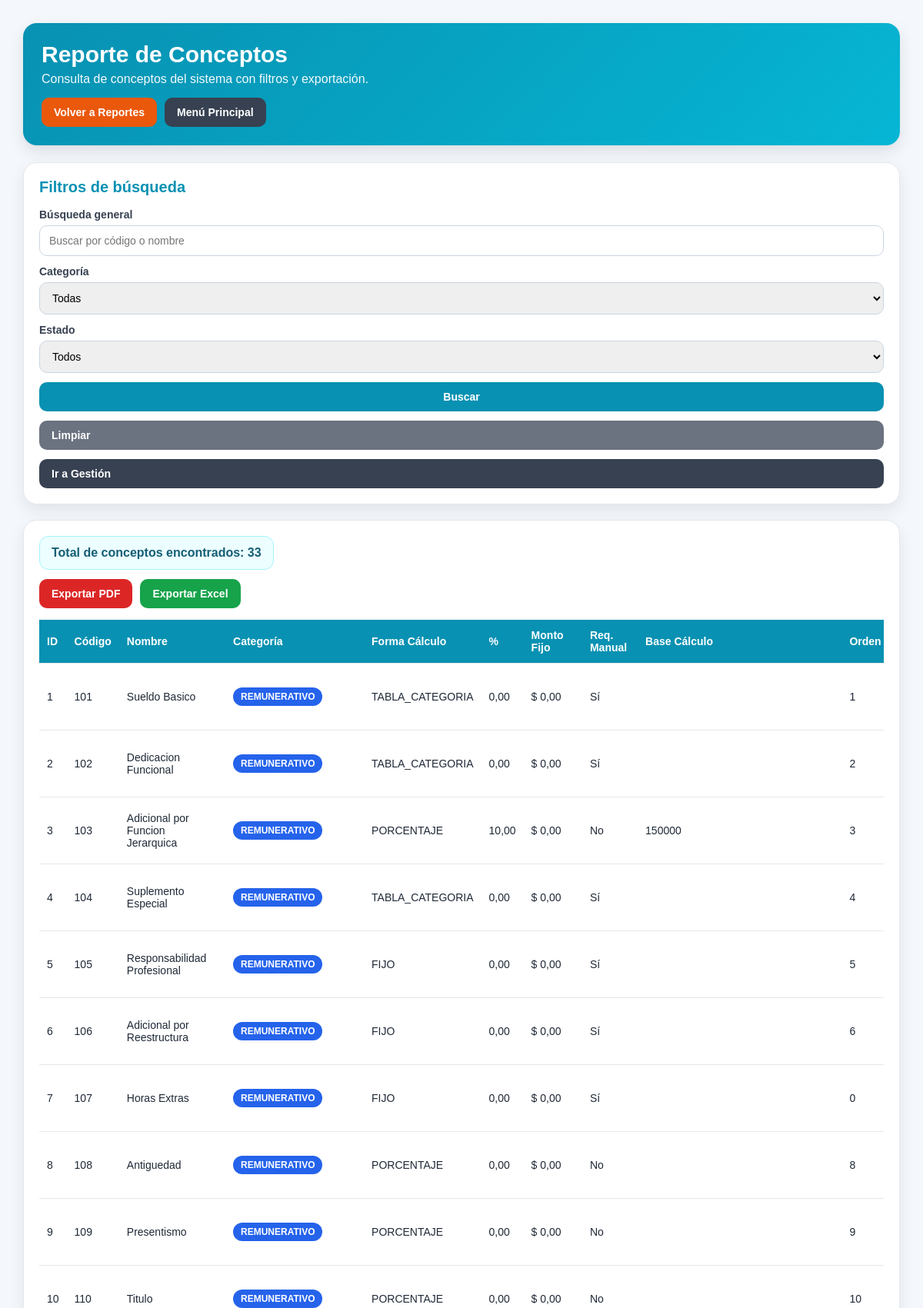
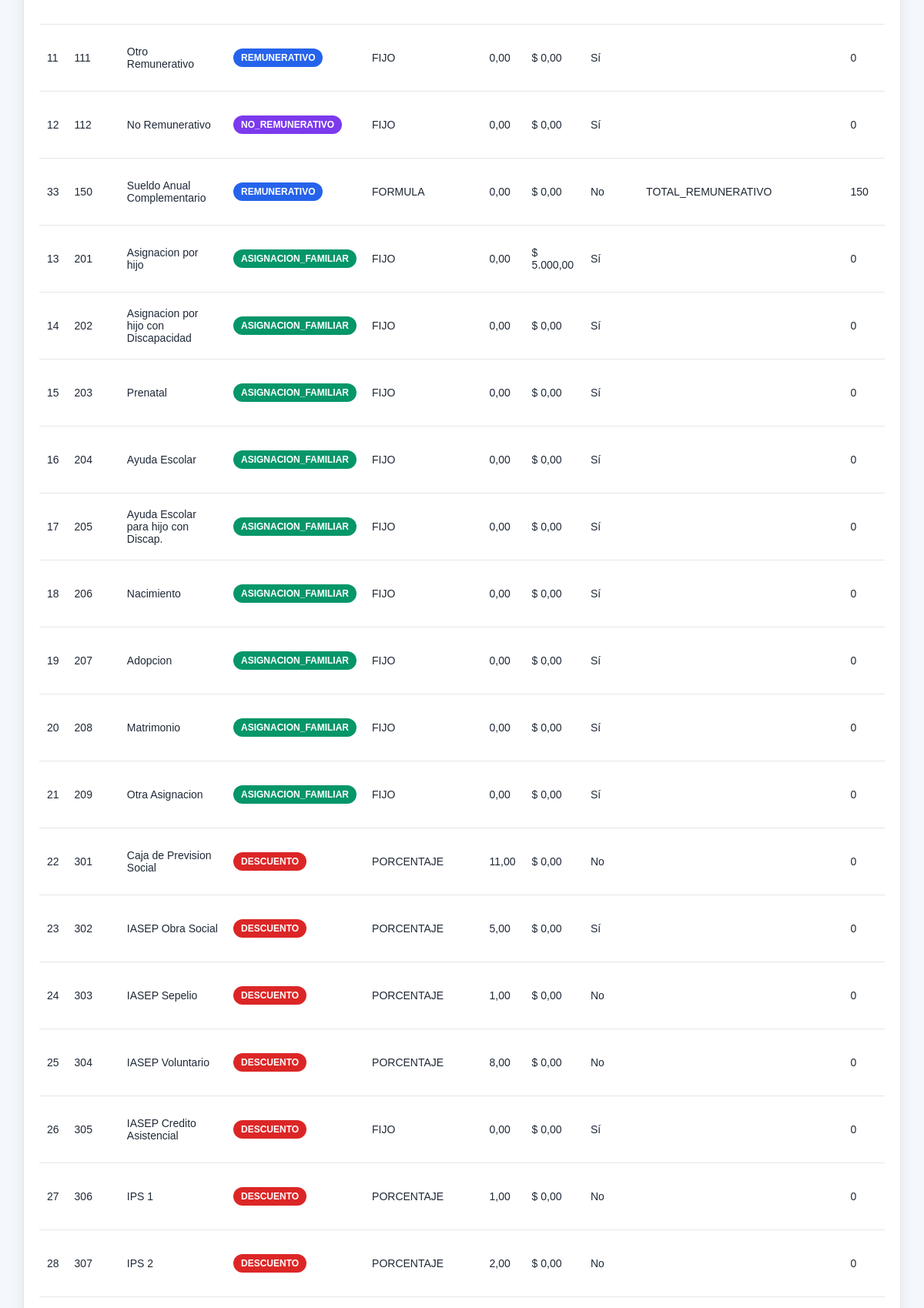
/reporte_conceptos.php (signed in, upper part), run on the app's committed database (2 pictures, top to bottom).
### tables this page shows
CREATE TABLE `concepto` (
  `id` int NOT NULL AUTO_INCREMENT,
  `codigo` int NOT NULL,
  `nombre` varchar(150) NOT NULL,
  `categoria` enum('REMUNERATIVO','NO_REMUNERATIVO','ASIGNACION_FAMILIAR','DESCUENTO','APORTE_PATRONAL') NOT NULL,
  `forma_calculo` enum('FIJO','TABLA_CATEGORIA','PORCENTAJE','MANUAL','FORMULA') NOT NULL DEFAULT 'FIJO',
  `porcentaje` decimal(10,4) DEFAULT '0.0000',
  `monto_fijo` decimal(12,2) DEFAULT '0.00',
  `requiere_manual` tinyint(1) DEFAULT '0',
  `base_calculo` varchar(50) DEFAULT NULL,
  `orden_calculo` int NOT NULL DEFAULT '0',
  `aplica_sac` tinyint(1) NOT NULL DEFAULT '0',
  `visible_recibo` tinyint(1) NOT NULL DEFAULT '1',
  `activo` tinyint(1) NOT NULL DEFAULT '1',
  `descripcion` text,
  `fecha_desde` date DEFAULT NULL,
  `fecha_hasta` date DEFAULT NULL,
  `created_at` timestamp NULL DEFAULT CURRENT_TIMESTAMP,
  `updated_at` timestamp NULL DEFAULT CURRENT_TIMESTAMP ON UPDATE CURRENT_TIMESTAMP,
  PRIMARY KEY (`id`),
  UNIQUE KEY `codigo` (`codigo`)
);

### reporte_conceptos.php (the view, shortened to what this page needs)
<?php
require_once("conexion.php");
$buscar    = isset($_GET['buscar']) ? trim($_GET['buscar']) : "";
$categoria = isset($_GET['categoria']) ? trim($_GET['categoria']) : "";
$activo    = isset($_GET['activo']) ? trim($_GET['activo']) : "";
$sql = "SELECT * FROM concepto WHERE 1=1";
$sql .= " ORDER BY codigo ASC, nombre ASC";
$stmt = $conexion->prepare($sql);
$stmt->execute();
$resultado = $stmt->get_result();
$totalConceptos = $resultado->num_rows;
$queryString = http_build_query([
    'buscar'    => $buscar,
    'categoria' => $categoria,
    'activo'    => $activo
]);
?>
<!DOCTYPE html>
<html lang="es">
<head>
</head>
<body>
<div class="contenedor">
    <div class="cabecera">
        <div class="cabecera-top">
            <div>
                <h1>Reporte de Conceptos</h1>
                <p>Consulta de conceptos del sistema con filtros y exportación.</p>
            </div>
            <div class="acciones-superiores">
                <a href="reportes.php" class="btn btn-reportes">Volver a Reportes</a>
                <a href="index.php" class="btn btn-volver">Menú Principal</a>
            </div>
        </div>
    </div>
    <div class="panel">
        <h2>Filtros de búsqueda</h2>
        <form method="GET" action="reporte_conceptos.php" class="filtros">
            <div class="campo">
                <label for="buscar">Búsqueda general</label>
                <input
                    type="text"
                    id="buscar"
                    name="buscar"
                    placeholder="Buscar por código o nombre"
                    value="<?php echo htmlspecialchars($buscar); ?>"
                >
            </div>
            <div class="campo">
                <label for="categoria">Categoría</label>
                <select name="categoria" id="categoria">
                    <option value="">Todas</option>
                </select>
            </div>
            <div class="campo">
                <label for="activo">Estado</label>
                <select name="activo" id="activo">
                    <option value="">Todos</option>
                </select>
            </div>
            <button type="submit" class="btn btn-buscar">Buscar</button>
            <a href="reporte_conceptos.php" class="btn btn-limpiar">Limpiar</a>
            <a href="conceptos.php" class="btn btn-volver">Ir a Gestión</a>
        </form>
    </div>
    <div class="panel">
        <div class="resumen">
            <div class="resumen-box">
                Total de conceptos encontrados: <?php echo (int)$totalConceptos; ?>
            </div>
            <div class="acciones-exportar">
                <a href="reporte_conceptos_pdf.php?<?php echo htmlspecialchars($queryString); ?>" class="btn btn-pdf">Exportar PDF</a>
                <a href="reporte_conceptos_excel.php?<?php echo htmlspecialchars($queryString); ?>" class="btn btn-excel">Exportar Excel</a>
            </div>
        </div>
        <?php if ($resultado && $resultado->num_rows > 0): ?>
            <div class="tabla-contenedor">
                <table>
                    <thead>
                        <tr>
                            <th>ID</th>
                            <th>Código</th>
                            <th>Nombre</th>
                            <th>Categoría</th>
                            <th>Forma Cálculo</th>
                            <th>%</th>
                            <th>Monto Fijo</th>
                            <th>Req. Manual</th>
                            <th>Base Cálculo</th>
                            <th>Orden</th>
                        </tr>
                    </thead>
                    <tbody>
                        <?php while ($fila = $resultado->fetch_assoc()): ?>
                            <?php
                            $badgeClass = "";
                            switch ($fila['categoria']) {
                                case 'REMUNERATIVO':
                                    $badgeClass = 'badge-rem';
                                    break;
                                case 'NO_REMUNERATIVO':
                                    $badgeClass = 'badge-no-rem';
                                    break;
                                case 'ASIGNACION_FAMILIAR':
                                    $badgeClass = 'badge-asig';
                                    break;
                                case 'DESCUENTO':
                                    $badgeClass = 'badge-desc';
                                    break;
                            }
                            ?>
                            <tr>
                                <td><?php echo (int)$fila['id']; ?></td>
                                <td><?php echo htmlspecialchars($fila['codigo']); ?></td>
                                <td><?php echo htmlspecialchars($fila['nombre']); ?></td>
                                <td>
                                    <span class="badge <?php echo $badgeClass; ?>">
                                        <?php echo htmlspecialchars($fila['categoria']); ?>
                                    </span>
                                </td>
                                <td><?php echo htmlspecialchars($fila['forma_calculo']); ?></td>
                                <td><?php echo number_format((float)$fila['porcentaje'], 2, ',', '.'); ?></td>
                                <td>$ <?php echo number_format((float)$fila['monto_fijo'], 2, ',', '.'); ?></td>
                                <td><?php echo ((int)$fila['requiere_manual'] === 1) ? 'Sí' : 'No'; ?></td>
                                <td><?php echo htmlspecialchars($fila['base_calculo'] ?? ''); ?></td>
                                <td><?php echo (int)$fila['orden_calculo']; ?></td>
                            </tr>
                        <?php endwhile; ?>
                    </tbody>
                </table>
            </div>
        <?php else: ?>
            <div class="sin-registros">
                No se encontraron conceptos con los filtros seleccionados.
            </div>
        <?php endif; ?>
    </div>
</div>
</body>
</html>

### reporte_conceptos.php (style rules this page uses)
* { box-sizing: border-box; }
body { margin: 0; font-family: Arial, Helvetica, sans-serif; background: #f4f7fb; color: #1f2937; }
.contenedor { width: 95%; max-width: 1450px; margin: 30px auto; }
.cabecera { background: linear-gradient(135deg, #0891b2, #06b6d4); color: white; border-radius: 18px; padding: 24px; box-shadow: 0 8px 20px rgba(0,0,0,0.10); margin-bottom: 22px; }
.cabecera-top { display: flex; justify-content: space-between; align-items: center; gap: 15px; flex-wrap: wrap; }
.cabecera h1 { margin: 0 0 6px 0; font-size: 30px; }
.cabecera p { margin: 0; opacity: 0.95; }
.acciones-superiores { display: flex; gap: 10px; flex-wrap: wrap; }
.btn { display: inline-block; text-decoration: none; border: none; border-radius: 10px; padding: 11px 16px; font-size: 14px; font-weight: bold; cursor: pointer; color: white; transition: 0.2s ease; }
.btn-volver { background: #374151; }
.btn-reportes { background: #ea580c; }
.btn-buscar { background: #0891b2; }
.btn-limpiar { background: #6b7280; }
.btn-pdf { background: #dc2626; }
.btn-excel { background: #16a34a; }
.panel { background: white; border-radius: 18px; padding: 20px; box-shadow: 0 8px 20px rgba(0,0,0,0.08); border: 1px solid #e5e7eb; margin-bottom: 20px; }
.panel h2 { margin-top: 0; margin-bottom: 16px; font-size: 20px; color: #0891b2; }
.filtros { display: grid; grid-template-columns: 2fr 1.5fr 1fr auto auto auto; gap: 12px; align-items: end; }
.campo label { display: block; margin-bottom: 6px; font-size: 14px; font-weight: bold; color: #374151; }
.campo input, .campo select { width: 100%; padding: 11px 12px; border: 1px solid #cbd5e1; border-radius: 10px; font-size: 14px; outline: none; }
.resumen { display: flex; justify-content: space-between; align-items: center; gap: 12px; flex-wrap: wrap; margin-bottom: 15px; }
.resumen-box { background: #ecfeff; border: 1px solid #a5f3fc; color: #155e75; padding: 12px 15px; border-radius: 12px; font-weight: bold; }
.acciones-exportar { display: flex; gap: 10px; flex-wrap: wrap; }
.tabla-contenedor { overflow-x: auto; }
table { width: 100%; min-width: 1500px; border-collapse: collapse; background: white; }
th, td { padding: 12px 10px; border-bottom: 1px solid #e5e7eb; text-align: left; font-size: 14px; vertical-align: middle; }
th { background: #0891b2; color: white; position: sticky; top: 0; }
.badge { display: inline-block; padding: 5px 10px; border-radius: 999px; font-size: 12px; font-weight: bold; color: white; white-space: nowrap; }
.badge-rem { background: #2563eb; }
.badge-no-rem { background: #7c3aed; }
.badge-asig { background: #059669; }
.badge-desc { background: #dc2626; }
@media (max-width: 1200px) { .filtros { grid-template-columns: 1fr; } }
@media (max-width: 1200px) { .acciones-superiores, .acciones-exportar { width: 100%; } }

### data on the page
concepto: id "1", codigo "101", nombre "Sueldo Basico", categoria "REMUNERATIVO", forma_calculo "TABLA_CATEGORIA", porcentaje "0,00", monto_fijo "0,00", requiere_manual "Sí", orden_calculo "1"
concepto: id "2", codigo "102", nombre "Dedicacion Funcional", categoria "REMUNERATIVO", forma_calculo "TABLA_CATEGORIA", porcentaje "0,00", monto_fijo "0,00", requiere_manual "Sí", orden_calculo "2"
concepto: id "3", codigo "103", nombre "Adicional por Funcion Jerarquica", categoria "REMUNERATIVO", forma_calculo "PORCENTAJE", porcentaje "10,00", monto_fijo "0,00", requiere_manual "No", base_calculo "150000", orden_calculo "3"
concepto: id "4", codigo "104", nombre "Suplemento Especial", categoria "REMUNERATIVO", forma_calculo "TABLA_CATEGORIA", porcentaje "0,00", monto_fijo "0,00", requiere_manual "Sí", orden_calculo "4"
concepto: id "5", codigo "105", nombre "Responsabilidad Profesional", categoria "REMUNERATIVO", forma_calculo "FIJO", porcentaje "0,00", monto_fijo "0,00", requiere_manual "Sí", orden_calculo "5"
concepto: id "6", codigo "106", nombre "Adicional por Reestructura", categoria "REMUNERATIVO", forma_calculo "FIJO", porcentaje "0,00", monto_fijo "0,00", requiere_manual "Sí", orden_calculo "6"
concepto: id "7", codigo "107", nombre "Horas Extras", categoria "REMUNERATIVO", forma_calculo "FIJO", porcentaje "0,00", monto_fijo "0,00", requiere_manual "Sí", orden_calculo "0"
concepto: id "8", codigo "108", nombre "Antiguedad", categoria "REMUNERATIVO", forma_calculo "PORCENTAJE", porcentaje "0,00", monto_fijo "0,00", requiere_manual "No", orden_calculo "8"
concepto: id "9", codigo "109", nombre "Presentismo", categoria "REMUNERATIVO", forma_calculo "PORCENTAJE", porcentaje "0,00", monto_fijo "0,00", requiere_manual "No", orden_calculo "9"
concepto: id "10", codigo "110", nombre "Titulo", categoria "REMUNERATIVO", forma_calculo "PORCENTAJE", porcentaje "0,00", monto_fijo "0,00", requiere_manual "No", orden_calculo "10"
concepto: id "11", codigo "111", nombre "Otro Remunerativo", categoria "REMUNERATIVO", forma_calculo "FIJO", porcentaje "0,00", monto_fijo "0,00", requiere_manual "Sí", orden_calculo "0"
concepto: id "12", codigo "112", nombre "No Remunerativo", categoria "NO_REMUNERATIVO", forma_calculo "FIJO", porcentaje "0,00", monto_fijo "0,00", requiere_manual "Sí", orden_calculo "0"
concepto: id "33", codigo "150", nombre "Sueldo Anual Complementario", categoria "REMUNERATIVO", forma_calculo "FORMULA", porcentaje "0,00", monto_fijo "0,00", requiere_manual "No", base_calculo "TOTAL_REMUNERATIVO", orden_calculo "150"
concepto: id "13", codigo "201", nombre "Asignacion por hijo", categoria "ASIGNACION_FAMILIAR", forma_calculo "FIJO", porcentaje "0,00", monto_fijo "5.000,00", requiere_manual "Sí", orden_calculo "0"
concepto: id "14", codigo "202", nombre "Asignacion por hijo con Discapacidad", categoria "ASIGNACION_FAMILIAR", forma_calculo "FIJO", porcentaje "0,00", monto_fijo "0,00", requiere_manual "Sí", orden_calculo "0"
concepto: id "15", codigo "203", nombre "Prenatal", categoria "ASIGNACION_FAMILIAR", forma_calculo "FIJO", porcentaje "0,00", monto_fijo "0,00", requiere_manual "Sí", orden_calculo "0"
concepto: id "16", codigo "204", nombre "Ayuda Escolar", categoria "ASIGNACION_FAMILIAR", forma_calculo "FIJO", porcentaje "0,00", monto_fijo "0,00", requiere_manual "Sí", orden_calculo "0"
concepto: id "17", codigo "205", nombre "Ayuda Escolar para hijo con Discap.", categoria "ASIGNACION_FAMILIAR", forma_calculo "FIJO", porcentaje "0,00", monto_fijo "0,00", requiere_manual "Sí", orden_calculo "0"
concepto: id "18", codigo "206", nombre "Nacimiento", categoria "ASIGNACION_FAMILIAR", forma_calculo "FIJO", porcentaje "0,00", monto_fijo "0,00", requiere_manual "Sí", orden_calculo "0"
concepto: id "19", codigo "207", nombre "Adopcion", categoria "ASIGNACION_FAMILIAR", forma_calculo "FIJO", porcentaje "0,00", monto_fijo "0,00", requiere_manual "Sí", orden_calculo "0"
concepto: id "20", codigo "208", nombre "Matrimonio", categoria "ASIGNACION_FAMILIAR", forma_calculo "FIJO", porcentaje "0,00", monto_fijo "0,00", requiere_manual "Sí", orden_calculo "0"
concepto: id "21", codigo "209", nombre "Otra Asignacion", categoria "ASIGNACION_FAMILIAR", forma_calculo "FIJO", porcentaje "0,00", monto_fijo "0,00", requiere_manual "Sí", orden_calculo "0"
concepto: id "22", codigo "301", nombre "Caja de Prevision Social", categoria "DESCUENTO", forma_calculo "PORCENTAJE", porcentaje "11,00", monto_fijo "0,00", requiere_manual "No", orden_calculo "0"
concepto: id "23", codigo "302", nombre "IASEP Obra Social", categoria "DESCUENTO", forma_calculo "PORCENTAJE", porcentaje "5,00", monto_fijo "0,00", requiere_manual "Sí", orden_calculo "0"
concepto: id "24", codigo "303", nombre "IASEP Sepelio", categoria "DESCUENTO", forma_calculo "PORCENTAJE", porcentaje "1,00", monto_fijo "0,00", requiere_manual "No", orden_calculo "0"
concepto: id "25", codigo "304", nombre "IASEP Voluntario", categoria "DESCUENTO", forma_calculo "PORCENTAJE", porcentaje "8,00", monto_fijo "0,00", requiere_manual "No", orden_calculo "0"
concepto: id "26", codigo "305", nombre "IASEP Credito Asistencial", categoria "DESCUENTO", forma_calculo "FIJO", porcentaje "0,00", monto_fijo "0,00", requiere_manual "Sí", orden_calculo "0"
concepto: id "27", codigo "306", nombre "IPS 1", categoria "DESCUENTO", forma_calculo "PORCENTAJE", porcentaje "1,00", monto_fijo "0,00", requiere_manual "No", orden_calculo "0"
concepto: id "28", codigo "307", nombre "IPS 2", categoria "DESCUENTO", forma_calculo "PORCENTAJE", porcentaje "2,00", monto_fijo "0,00", requiere_manual "No", orden_calculo "0"

### other printed values
$totalConceptos "33"
